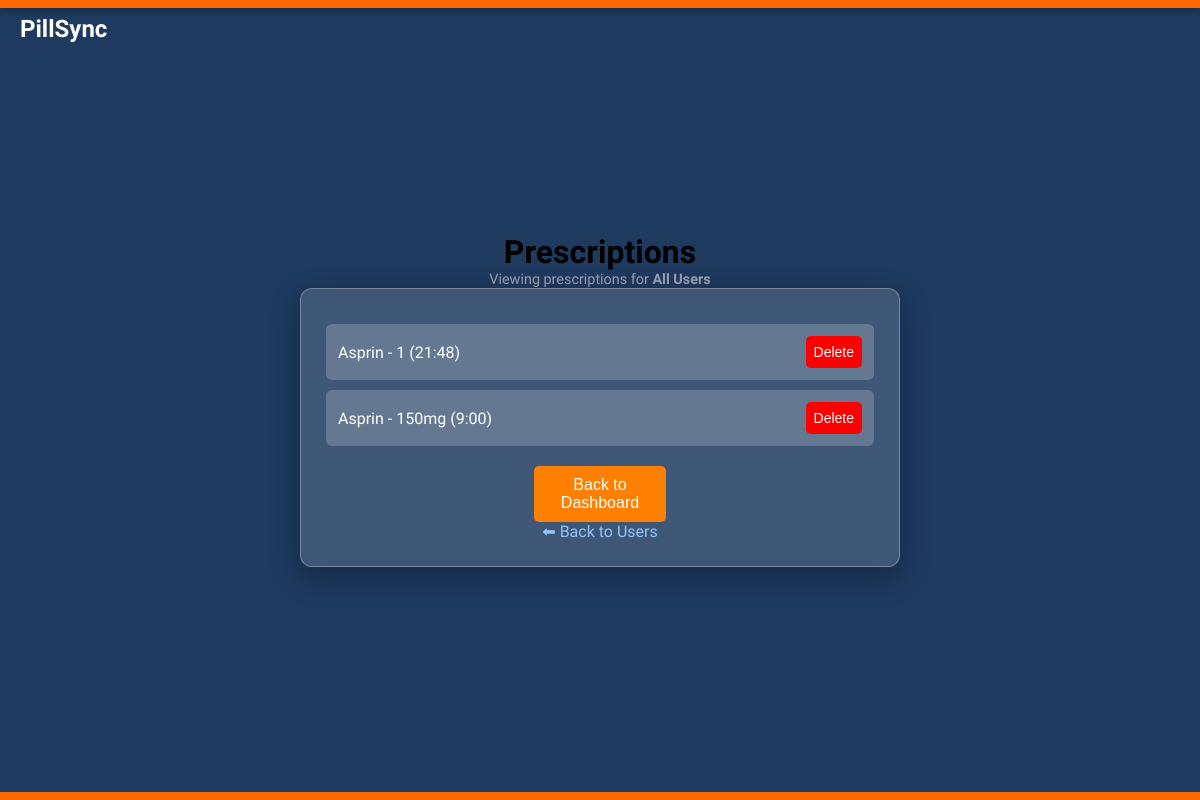
The app's page /prescriptions (signed in), older data.
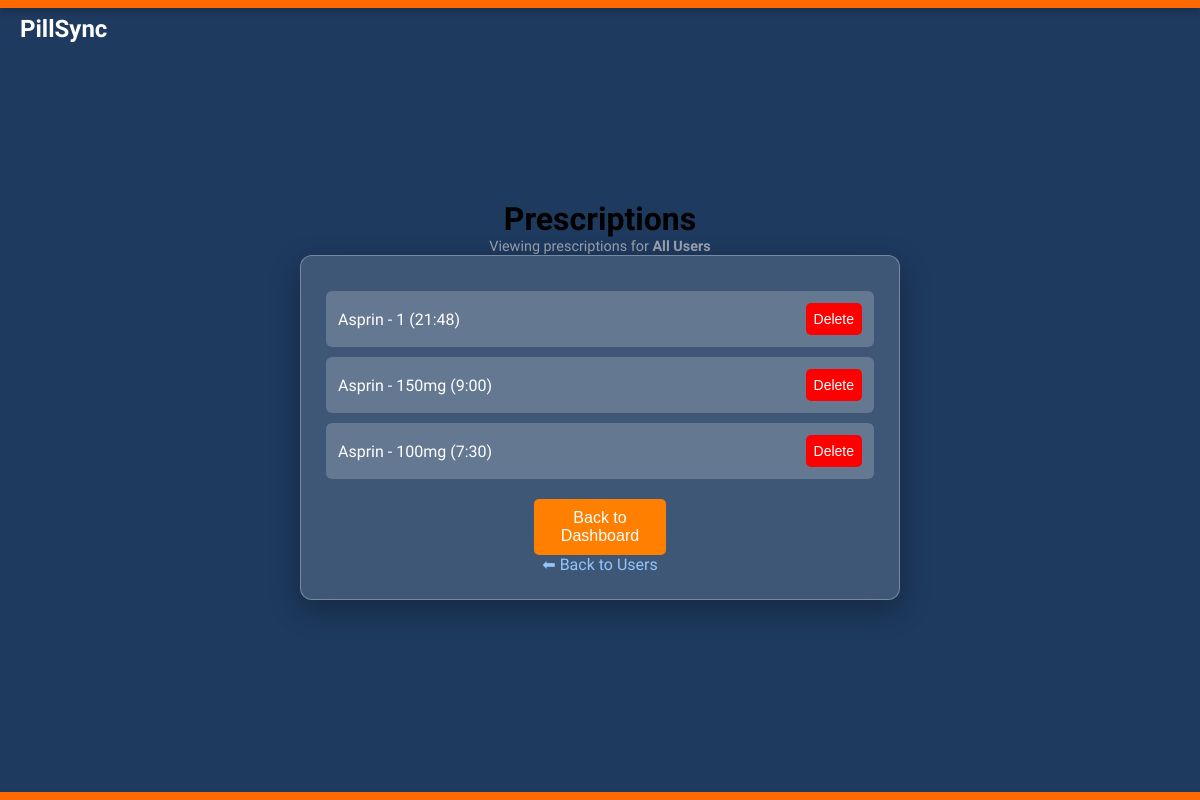
The same page, newer data.
### tables this page shows
CREATE TABLE prescriptions (
    prescription_id INTEGER PRIMARY KEY AUTOINCREMENT,
    user_id INTEGER,
    name TEXT NOT NULL,
    amount INTEGER NOT NULL,
    frequency TEXT NOT NULL,
    refill_date TEXT NOT NULL,
    dosage TEXT,
    time_of_day TEXT,
    status TEXT DEFAULT 'Active',
    created_at TIMESTAMP DEFAULT CURRENT_TIMESTAMP,
    last_dispensed TIMESTAMP,
    next_dose TIMESTAMP,
    FOREIGN KEY (user_id) REFERENCES users(user_id) ON DELETE CASCADE
);

### app.py (the view, shortened to what this page needs)
@app.route("/prescriptions")
def get_prescriptions():
    db = get_db()
    if "user" not in session:
        return redirect(url_for("login"))
    selected_user_id = request.args.get("user_id", type=int)
    sql = "SELECT * FROM prescriptions"
    params = []
    if selected_user_id is not None:
        sql += " WHERE user_id = ?"
        params.append(selected_user_id)
    cur = db.execute(sql, params)
    prescriptions = cur.fetchall()
    return render_template(
        "prescriptions.html",
        prescriptions=prescriptions,
        selected_user_id=selected_user_id,
    )

### app.py (called while the page is built)
def get_db():
    db = getattr(g, "_database", None)
    if db is None:
        db = g._database = sqlite3.connect(DATABASE)
        db.row_factory = sqlite3.Row  # Allows dictionary-like access to rows
    return db

@app.before_request
def enforce_session_timeout():
    if "user" not in session:
        return
    now = time.time()
    last = session.get("last_activity", now)
    idle = now - last
    if idle > IDLE_LIMIT:
        app.logger.info(f"[SESSION] Timeout: idle={idle:.1f}s > {IDLE_LIMIT}s. Logging out.")
        session.clear()
        return redirect(url_for("login"))
    session["last_activity"] = now

@app.teardown_appcontext
def close_connection(exception):
    db = getattr(g, "_database", None)
    if db is not None:
        db.close()

### templates/prescriptions.html (shortened to what this page needs)
<!DOCTYPE html>
<html lang="en">
<head>
</head>
<body>
    <div class="top-border"></div>
    <div class="header">PillSync</div>
    <h1>Prescriptions</h1>
{% if selected_user_id %}
    <p style="color:#9ca3af; font-size:0.9rem;">
        Viewing prescriptions for <strong>User {{ selected_user_id }}</strong>
    </p>
{% else %}
    <p style="color:#9ca3af; font-size:0.9rem;">
        Viewing prescriptions for <strong>All Users</strong>
    </p>
{% endif %}
    <div class="glass-panel">
        <ul class="prescription-list">
            {% for prescription in prescriptions %}
                <li>
                    {{ prescription['name'] }} - {{ prescription['dosage'] }} ({{ prescription['time_of_day'] }})
                    <button class="delete-btn" onclick="deletePrescription({{ prescription['prescription_id'] }}, '{{ prescription['status'] }}')">
                        Delete
                    </button>
                </li>
            {% else %}
                <li>No prescriptions found.</li>
            {% endfor %}
        </ul>
        <div class="button-container">
            <a href="/dashboard">
                <button class="action-button">Back to Dashboard</button>
            </a>
        </div>
        <p>
    <a href="{{ url_for('get_users') }}" style="color:#93c5fd; text-decoration:none;">
        ⬅ Back to Users
    </a>
</p>
    </div>
    <div class="bottom-border"></div>
</body>
</html>

### templates/prescriptions.html (style rules this page uses)
* { margin: 0; padding: 0; box-sizing: border-box; }
body { background-color: #1E3A5F; font-family: 'Work Sans', sans-serif; display: flex; flex-direction: column; align-items: center; justify-content: center; height: 100vh; text-align: center; padding: 30px; }
.top-border, .bottom-border { position: fixed; width: 100%; height: 8px; background-color: #ff6a00; box-shadow: 0 4px 6px rgba(0, 0, 0, 0.2); }
.top-border { top: 0; }
.bottom-border { bottom: 0; }
.header { position: fixed; top: 15px; left: 20px; color: white; font-size: 24px; font-weight: bold; }
.glass-panel { background: rgba(255, 255, 255, 0.15); backdrop-filter: blur(15px); border-radius: 12px; padding: 25px; width: 90%; max-width: 600px; box-shadow: 0 10px 30px rgba(0, 0, 0, 0.3); border: 1px solid rgba(255, 255, 255, 0.3); }
.prescription-list { list-style: none; padding: 0; margin-bottom: 20px; }
.prescription-list li { background: rgba(255, 255, 255, 0.2); margin: 10px 0; padding: 12px; border-radius: 6px; color: white; font-weight: 500; transition: transform 0.2s ease-in-out; display: flex; justify-content: space-between; align-items: center; }
.delete-btn { background-color: red; color: white; padding: 8px; border: none; cursor: pointer; border-radius: 5px; font-size: 14px; }
.button-container { display: flex; flex-direction: column; gap: 10px; align-items: center; }
.action-button { background-color: #FF7F00; color: white; padding: 10px 15px; border: none; cursor: pointer; border-radius: 5px; font-size: 16px; width: 80%; max-width: 250px; }

Row changes from the older to the newer data that the page shows:
added prescriptions: name "Asprin", dosage "100mg", time_of_day "7:30"
